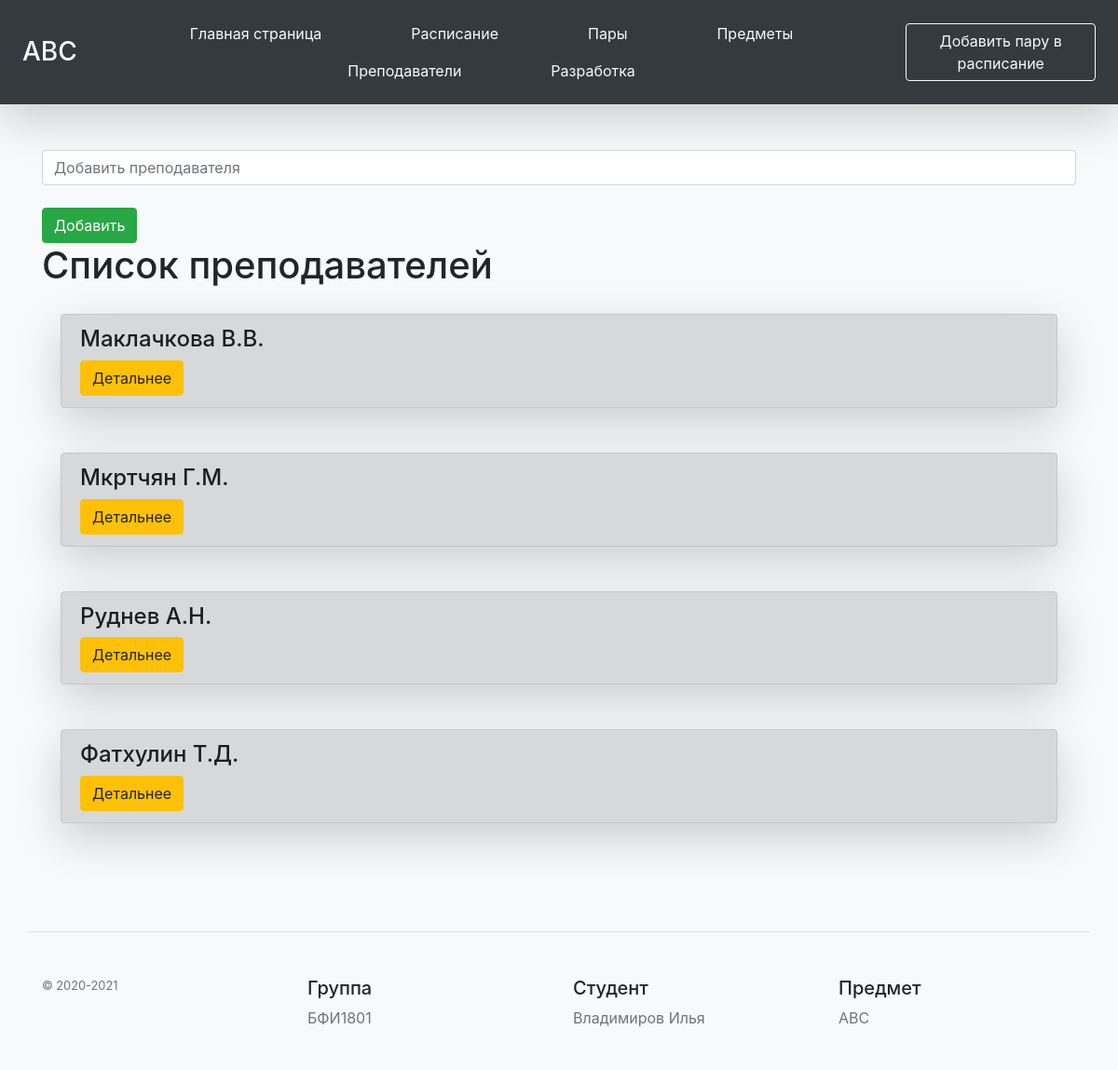
The app's page /TeachName with its own data.
### main.py (models this page shows, shortened)
class TeachName(db.Model):
    id = db.Column(db.Integer, primary_key=True)
    t_name = db.Column(db.String(100), nullable=False)

### main.py (the view)
@app.route('/TeachName', methods=['POST', 'GET'])
def Teachname():
    if request.method == "POST":
        t_name = request.form['t_name']
        if (t_name == ""):
            return "Произошла ошибка"
        teacher = TeachName(t_name = t_name)
        try:
            db.session.add(teacher)
            db.session.commit()
            return redirect('/TeachName')
        except:
            return "Произошла ошибка"
    else:
        teachers = TeachName.query.order_by(TeachName.t_name).all()
        return render_template("TeachName.html", teachers=teachers)

### templates/TeachName.html (shortened to what this page needs)
{% extends "base.html" %}
{% block body %}
<div class="container mt-5">
<form action = "/TeachName" method ="post">
    <input type="text" name="t_name" id="t_name" class="form-control" placeholder="Добавить преподавателя"><br>
    <input type="submit" class="btn btn-success" value="Добавить"><br>
    <h1>Список преподавателей</h1>
<div class="card-group">
    <div class="card-body">
    {% for el in teachers %}
    <div class="alert alert-dark mb-5 shadow-lg">
        <h4>{{ el.t_name }}</h4>
         <a href="/TeachName/{{ el.id }}" class="btn btn-warning">Детальнее</a>
    </div>
    {% endfor %}
    </div>
</div>
</form>
</div>
{% endblock %}

### records on screen
TeachName: t_name "Маклачкова В.В."
TeachName: t_name "Мкртчян Г.М."
TeachName: t_name "Руднев А.Н."
TeachName: t_name "Фатхулин Т.Д."
